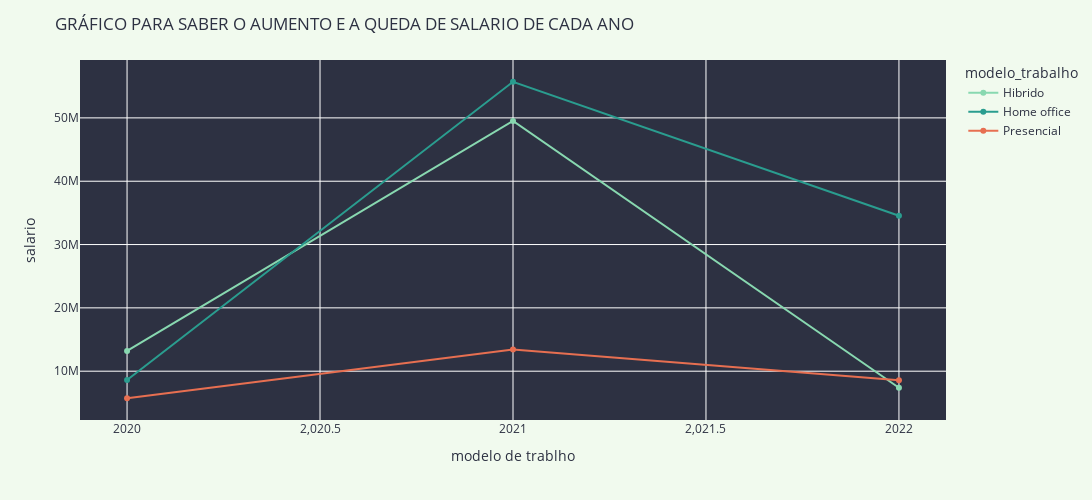

Notebook code cell kept with this figure:
### Code cell
modelito = salario_df.groupby(['data_trabalho','modelo_trabalho'])['salario'].sum().reset_index()
modelito.sort_values(by='salario', ascending=False)

fig = px.line(modelito, x='data_trabalho',y='salario', color='modelo_trabalho',
              width=1100,height=500,
              color_discrete_sequence=['#88d8b0',' #2a9d8f','#e76f51'])

fig.update_layout(
    title='GRÁFICO PARA SABER O AUMENTO E A QUEDA DE SALARIO DE CADA ANO',
    xaxis_title='modelo de trablho',
    yaxis_title='salario',
    paper_bgcolor='#f1faee',
    plot_bgcolor='#2d3142',
    font=dict(color='#2d3142'),
)
fig.update_traces(mode='lines+markers')
fig.show()

### Figure 1 — Plotly figure (JSON) as saved in the notebook; plotly's stock layout.template omitted (floating-point values rounded to 4 significant figures)
{"data": [{"hovertemplate": "modelo_trabalho=Hibrido<br>data_trabalho=%{x}<br>salario=%{y}<extra></extra>", "legendgroup": "Hibrido", "line": {"color": "#88d8b0", "dash": "solid"}, "marker": {"symbol": "circle"}, "mode": "lines+markers", "name": "Hibrido", "orientation": "v", "showlegend": true, "type": "scatter", "x": [2020, 2021, 2022], "xaxis": "x", "y": [13193500, 49515299, 7385000], "yaxis": "y"}, {"hovertemplate": "modelo_trabalho=Home office<br>data_trabalho=%{x}<br>salario=%{y}<extra></extra>", "legendgroup": "Home office", "line": {"color": " #2a9d8f", "dash": "solid"}, "marker": {"symbol": "circle"}, "mode": "lines+markers", "name": "Home office", "orientation": "v", "showlegend": true, "type": "scatter", "x": [2020, 2021, 2022], "xaxis": "x", "y": [8609109, 55706169, 34554185], "yaxis": "y"}, {"hovertemplate": "modelo_trabalho=Presencial<br>data_trabalho=%{x}<br>salario=%{y}<extra></extra>", "legendgroup": "Presencial", "line": {"color": "#e76f51", "dash": "solid"}, "marker": {"symbol": "circle"}, "mode": "lines+markers", "name": "Presencial", "orientation": "v", "showlegend": true, "type": "scatter", "x": [2020, 2021, 2022], "xaxis": "x", "y": [5729200, 13407525, 8568051], "yaxis": "y"}], "layout": {"font": {"color": "#2d3142"}, "height": 500, "legend": {"title": {"text": "modelo_trabalho"}, "tracegroupgap": 0}, "margin": {"t": 60}, "paper_bgcolor": "#f1faee", "plot_bgcolor": "#2d3142", "title": {"text": "GRÁFICO PARA SABER O AUMENTO E A QUEDA DE SALARIO DE CADA ANO"}, "width": 1100, "xaxis": {"anchor": "y", "domain": [0, 1], "title": {"text": "modelo de trablho"}}, "yaxis": {"anchor": "x", "domain": [0, 1], "title": {"text": "salario"}}}}
